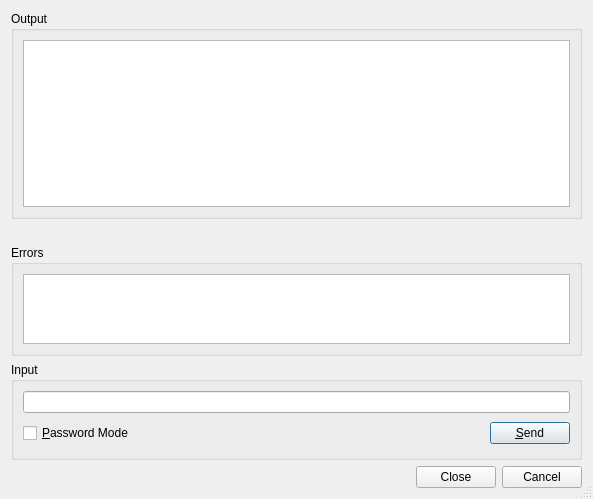
<?xml version="1.0" encoding="UTF-8"?>
<ui version="4.0">
 <class>E5ProcessDialog</class>
 <widget class="QDialog" name="E5ProcessDialog">
  <property name="geometry">
   <rect>
    <x>0</x>
    <y>0</y>
    <width>593</width>
    <height>499</height>
   </rect>
  </property>
  <property name="sizeGripEnabled">
   <bool>true</bool>
  </property>
  <layout class="QVBoxLayout">
   <item>
    <widget class="QGroupBox" name="outputGroup">
     <property name="sizePolicy">
      <sizepolicy hsizetype="Preferred" vsizetype="Expanding">
       <horstretch>0</horstretch>
       <verstretch>2</verstretch>
      </sizepolicy>
     </property>
     <property name="title">
      <string>Output</string>
     </property>
     <layout class="QVBoxLayout">
      <item>
       <widget class="QTextEdit" name="resultbox">
        <property name="readOnly">
         <bool>true</bool>
        </property>
        <property name="acceptRichText">
         <bool>false</bool>
        </property>
       </widget>
      </item>
     </layout>
    </widget>
   </item>
   <item>
    <widget class="QLabel" name="statusLabel"/>
   </item>
   <item>
    <widget class="QGroupBox" name="errorGroup">
     <property name="sizePolicy">
      <sizepolicy hsizetype="Preferred" vsizetype="Expanding">
       <horstretch>0</horstretch>
       <verstretch>1</verstretch>
      </sizepolicy>
     </property>
     <property name="title">
      <string>Errors</string>
     </property>
     <layout class="QVBoxLayout">
      <item>
       <widget class="QTextEdit" name="errors">
        <property name="readOnly">
         <bool>true</bool>
        </property>
        <property name="acceptRichText">
         <bool>false</bool>
        </property>
       </widget>
      </item>
     </layout>
    </widget>
   </item>
   <item>
    <widget class="QGroupBox" name="inputGroup">
     <property name="title">
      <string>Input</string>
     </property>
     <layout class="QGridLayout">
      <item row="1" column="1">
       <spacer>
        <property name="orientation">
         <enum>Qt::Horizontal</enum>
        </property>
        <property name="sizeType">
         <enum>QSizePolicy::Expanding</enum>
        </property>
        <property name="sizeHint" stdset="0">
         <size>
          <width>327</width>
          <height>29</height>
         </size>
        </property>
       </spacer>
      </item>
      <item row="1" column="2">
       <widget class="QPushButton" name="sendButton">
        <property name="toolTip">
         <string>Press to send the input to the running process</string>
        </property>
        <property name="text">
         <string>&amp;Send</string>
        </property>
        <property name="shortcut">
         <string>Alt+S</string>
        </property>
       </widget>
      </item>
      <item row="0" column="0" colspan="3">
       <widget class="E5ClearableLineEdit" name="input">
        <property name="toolTip">
         <string>Enter data to be sent to the running process</string>
        </property>
       </widget>
      </item>
      <item row="1" column="0">
       <widget class="QCheckBox" name="passwordCheckBox">
        <property name="toolTip">
         <string>Select to switch the input field to password mode</string>
        </property>
        <property name="text">
         <string>&amp;Password Mode</string>
        </property>
        <property name="shortcut">
         <string>Alt+P</string>
        </property>
       </widget>
      </item>
     </layout>
    </widget>
   </item>
   <item>
    <widget class="QDialogButtonBox" name="buttonBox">
     <property name="orientation">
      <enum>Qt::Horizontal</enum>
     </property>
     <property name="standardButtons">
      <set>QDialogButtonBox::Cancel|QDialogButtonBox::Close</set>
     </property>
    </widget>
   </item>
  </layout>
 </widget>
 <pixmapfunction>qPixmapFromMimeSource</pixmapfunction>
 <customwidgets>
  <customwidget>
   <class>E5ClearableLineEdit</class>
   <extends>QLineEdit</extends>
   <header>E5Gui/E5LineEdit.h</header>
  </customwidget>
 </customwidgets>
 <tabstops>
  <tabstop>resultbox</tabstop>
  <tabstop>errors</tabstop>
  <tabstop>input</tabstop>
  <tabstop>passwordCheckBox</tabstop>
  <tabstop>sendButton</tabstop>
  <tabstop>buttonBox</tabstop>
 </tabstops>
 <resources/>
 <connections/>
</ui>
